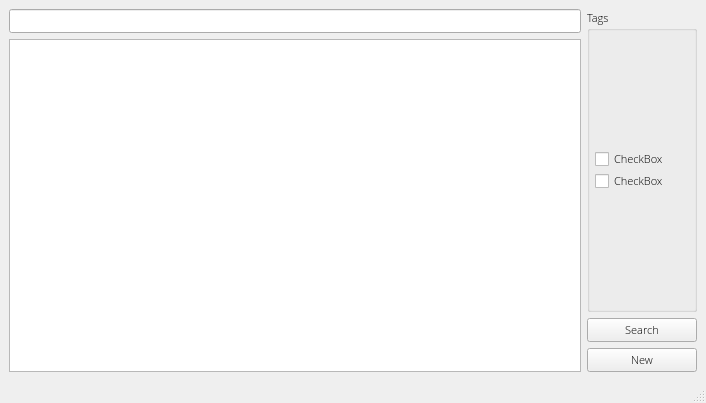
<?xml version="1.0" encoding="UTF-8"?>
<ui version="4.0">
 <class>MainWindow</class>
 <widget class="QMainWindow" name="MainWindow">
  <property name="geometry">
   <rect>
    <x>0</x>
    <y>0</y>
    <width>706</width>
    <height>403</height>
   </rect>
  </property>
  <property name="sizePolicy">
   <sizepolicy hsizetype="Preferred" vsizetype="Preferred">
    <horstretch>0</horstretch>
    <verstretch>0</verstretch>
   </sizepolicy>
  </property>
  <property name="font">
   <font>
    <family>Open Sans SemiBold</family>
    <pointsize>8</pointsize>
    <weight>75</weight>
    <bold>true</bold>
    <stylestrategy>PreferAntialias</stylestrategy>
    <kerning>true</kerning>
   </font>
  </property>
  <property name="windowTitle">
   <string>Notes</string>
  </property>
  <property name="toolButtonStyle">
   <enum>Qt::ToolButtonIconOnly</enum>
  </property>
  <widget class="QWidget" name="centralwidget">
   <property name="font">
    <font>
     <family>Open Sans Light</family>
     <pointsize>8</pointsize>
     <weight>50</weight>
     <bold>false</bold>
    </font>
   </property>
   <layout class="QGridLayout" name="gridLayout">
    <item row="2" column="1">
     <layout class="QVBoxLayout" name="v_layout_btn">
      <property name="sizeConstraint">
       <enum>QLayout::SetDefaultConstraint</enum>
      </property>
      <property name="leftMargin">
       <number>0</number>
      </property>
      <property name="rightMargin">
       <number>0</number>
      </property>
      <item>
       <widget class="QPushButton" name="btn_search">
        <property name="sizePolicy">
         <sizepolicy hsizetype="Minimum" vsizetype="Maximum">
          <horstretch>0</horstretch>
          <verstretch>0</verstretch>
         </sizepolicy>
        </property>
        <property name="text">
         <string>Search</string>
        </property>
       </widget>
      </item>
      <item>
       <widget class="QPushButton" name="btn_new_save">
        <property name="sizePolicy">
         <sizepolicy hsizetype="Minimum" vsizetype="Maximum">
          <horstretch>0</horstretch>
          <verstretch>0</verstretch>
         </sizepolicy>
        </property>
        <property name="text">
         <string>New</string>
        </property>
       </widget>
      </item>
     </layout>
    </item>
    <item row="0" column="0">
     <widget class="QLineEdit" name="txt_title"/>
    </item>
    <item row="1" column="0" rowspan="2">
     <widget class="QStackedWidget" name="st_widget">
      <property name="currentIndex">
       <number>0</number>
      </property>
      <widget class="QWidget" name="edit">
       <layout class="QHBoxLayout" name="horizontalLayout">
        <property name="leftMargin">
         <number>0</number>
        </property>
        <property name="topMargin">
         <number>0</number>
        </property>
        <property name="rightMargin">
         <number>0</number>
        </property>
        <property name="bottomMargin">
         <number>0</number>
        </property>
        <item>
         <widget class="QPlainTextEdit" name="txt_main">
          <property name="sizePolicy">
           <sizepolicy hsizetype="Expanding" vsizetype="Expanding">
            <horstretch>0</horstretch>
            <verstretch>0</verstretch>
           </sizepolicy>
          </property>
          <property name="font">
           <font>
            <family>Courier</family>
            <pointsize>12</pointsize>
            <kerning>false</kerning>
           </font>
          </property>
          <property name="autoFillBackground">
           <bool>false</bool>
          </property>
          <property name="styleSheet">
           <string notr="true"/>
          </property>
          <property name="horizontalScrollBarPolicy">
           <enum>Qt::ScrollBarAlwaysOff</enum>
          </property>
          <property name="lineWrapMode">
           <enum>QPlainTextEdit::NoWrap</enum>
          </property>
          <property name="plainText">
           <string notr="true"/>
          </property>
         </widget>
        </item>
       </layout>
      </widget>
      <widget class="QWidget" name="search">
       <layout class="QHBoxLayout" name="horizontalLayout_2">
        <property name="leftMargin">
         <number>0</number>
        </property>
        <property name="topMargin">
         <number>0</number>
        </property>
        <property name="rightMargin">
         <number>0</number>
        </property>
        <property name="bottomMargin">
         <number>0</number>
        </property>
        <item>
         <widget class="QTreeView" name="tr_search"/>
        </item>
       </layout>
      </widget>
     </widget>
    </item>
    <item row="0" column="1" rowspan="2">
     <widget class="QGroupBox" name="grp_tags">
      <property name="sizePolicy">
       <sizepolicy hsizetype="Fixed" vsizetype="Preferred">
        <horstretch>0</horstretch>
        <verstretch>1</verstretch>
       </sizepolicy>
      </property>
      <property name="minimumSize">
       <size>
        <width>110</width>
        <height>0</height>
       </size>
      </property>
      <property name="baseSize">
       <size>
        <width>0</width>
        <height>0</height>
       </size>
      </property>
      <property name="title">
       <string>Tags</string>
      </property>
      <property name="alignment">
       <set>Qt::AlignLeading|Qt::AlignLeft|Qt::AlignTop</set>
      </property>
      <property name="flat">
       <bool>false</bool>
      </property>
      <layout class="QVBoxLayout" name="verticalLayout_2">
       <property name="spacing">
        <number>0</number>
       </property>
       <property name="leftMargin">
        <number>0</number>
       </property>
       <property name="topMargin">
        <number>0</number>
       </property>
       <property name="rightMargin">
        <number>0</number>
       </property>
       <property name="bottomMargin">
        <number>0</number>
       </property>
       <item>
        <layout class="QVBoxLayout" name="tags_layout">
         <property name="leftMargin">
          <number>5</number>
         </property>
         <item>
          <widget class="QCheckBox" name="checkBox_2">
           <property name="text">
            <string>CheckBox</string>
           </property>
          </widget>
         </item>
         <item>
          <widget class="QCheckBox" name="checkBox">
           <property name="text">
            <string>CheckBox</string>
           </property>
          </widget>
         </item>
        </layout>
       </item>
      </layout>
     </widget>
    </item>
   </layout>
  </widget>
  <widget class="QMenuBar" name="menubar">
   <property name="geometry">
    <rect>
     <x>0</x>
     <y>0</y>
     <width>706</width>
     <height>21</height>
    </rect>
   </property>
  </widget>
  <widget class="QStatusBar" name="statusbar"/>
 </widget>
 <resources/>
 <connections/>
</ui>
